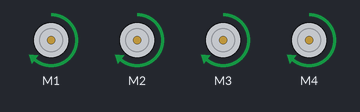
Simulated run of this sketch. Board: Arduino Uno, built with avr-gcc and run on an emulated ATmega328P. On the bench: 4 × DC motor (green arrow = forward, orange = backward, longer = faster).

Above: at 15.0 s.
At 30.5 s:
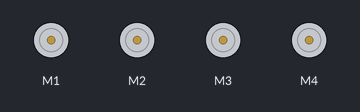
At 32.0 s:
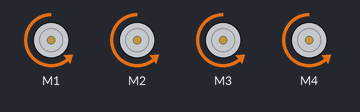
Timing chart, 0 to 44.2 s (numbered marks = the images above):
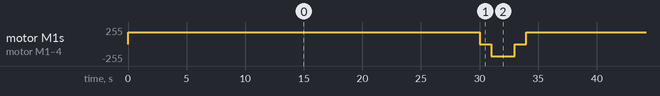

Measured:
- by itself, motor M1–4: repeats every 34.0 s: stopped 1.0 s, backward 180/255 2.0 s, stopped 1.0 s, forward 180/255 30.0 s

The sketch:

sketch_sep1f.ino
```cpp
#include <AFMotor.h>

AF_DCMotor motor1(1);
AF_DCMotor motor2(2);
AF_DCMotor motor3(3);
AF_DCMotor motor4(4);

void setup() {
  motor1.setSpeed(180);
  motor2.setSpeed(180);
  motor3.setSpeed(180);
  motor4.setSpeed(180);
}

void loop() {

  motor1.run(FORWARD);
  motor2.run(FORWARD);
  motor3.run(FORWARD);
  motor4.run(FORWARD);

  delay(30000);


  motor1.run(RELEASE);
  motor2.run(RELEASE);
  motor3.run(RELEASE);
  motor4.run(RELEASE);

  delay(1000);


  motor1.run(BACKWARD);
  motor2.run(BACKWARD);
  motor3.run(BACKWARD);
  motor4.run(BACKWARD);

  delay(2000);


  motor1.run(RELEASE);
  motor2.run(RELEASE);
  motor3.run(RELEASE);
  motor4.run(RELEASE);

  delay(1000);
}
```
